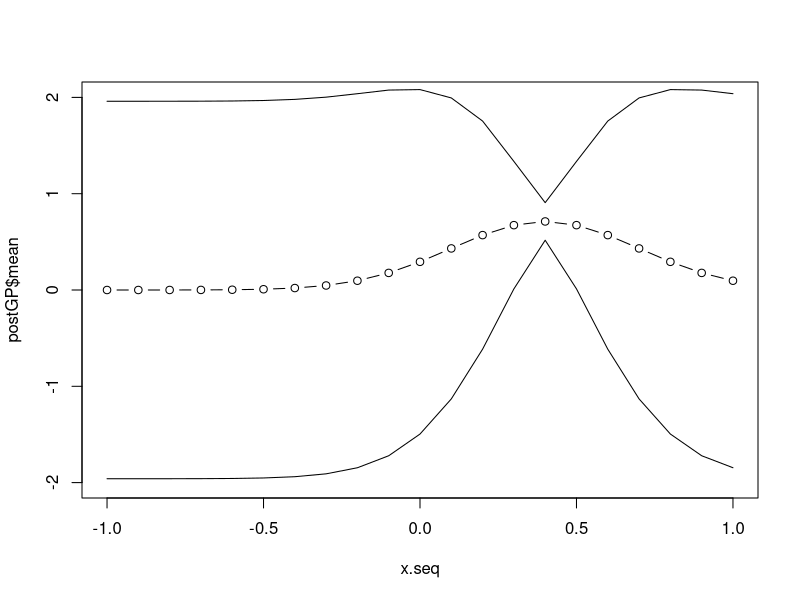
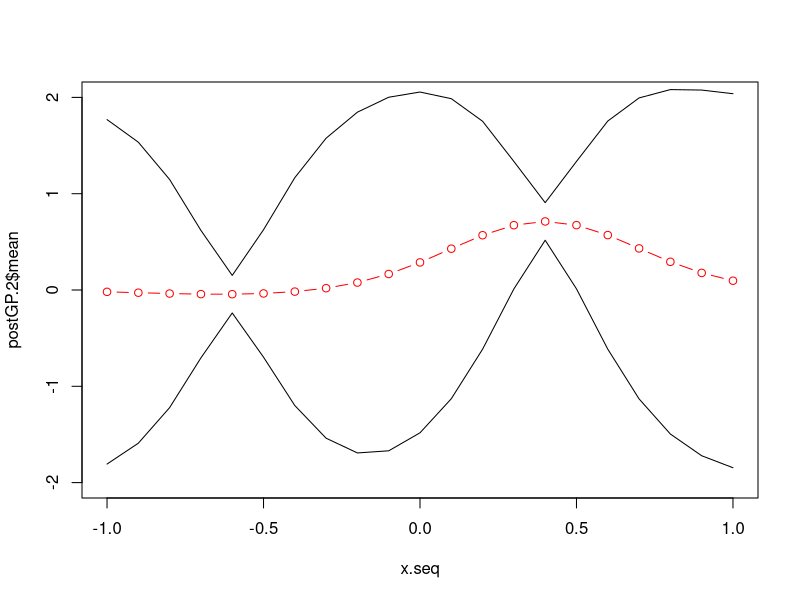
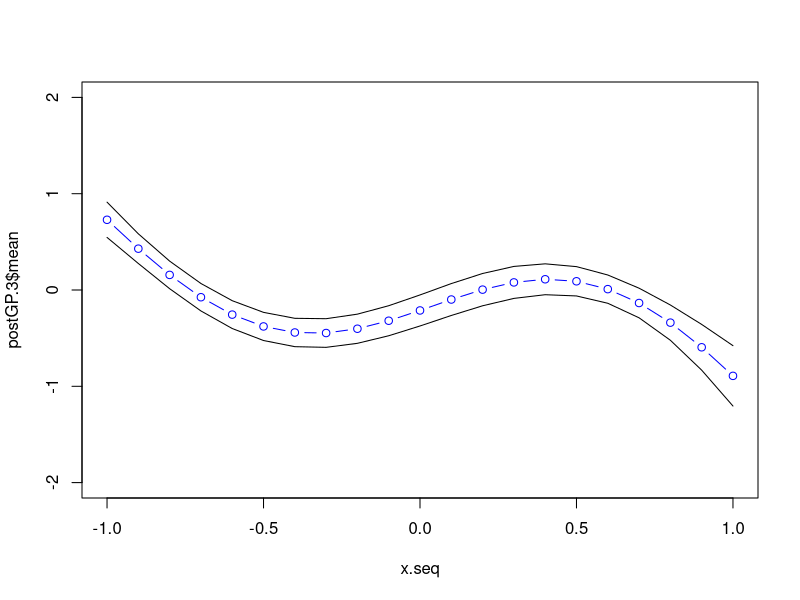

Write the R code that produced these figures, in order.

######## 2.1

## 1.

SquaredExpKernel <- function(x1, x2, sigmaf = 1, L = 3) {
  n1 <- length(x1)
  n2 <- length(x2)
  K <- matrix(NA, n1, n2)
  for (i in 1:n2){
    K[,i] <- sigmaf^2 * exp(-0.5 * ( (x1 - x2[i])/L)^2)
  }
  return(K)
}

posteriorGP <- function (X, Y, XStar, sigmaNoise, k, ...) {
  n <- length(X)
  K <-  k(X,X, ...)
  L <- t(chol(K + (sigmaNoise^2) * diag(n)))
  alpha <- solve(t(L), solve(L,Y))
  kStar <- k(X, XStar, ...)
  fMean <- t(kStar) %*% alpha
  v <- solve(L, kStar)
  fVar <- diag(k(XStar, XStar, ...) - t(v) %*% v)
  return(data.frame(mean=fMean, var=fVar))
}

## 2.

sigma.f <- 1
sigma.n <- 0.1
L <- 0.3  
x.seq <- seq(-1,1,0.1)
observation <- c(0.4, 0.719)
postGP <- posteriorGP(observation[1], observation[2], x.seq, sigma.n, SquaredExpKernel, sigma.f, L)

plot(x.seq, postGP$mean, type="b", ylim=c(-2,2))
lines(x.seq, postGP$mean + 1.96*sqrt(postGP$var))
lines(x.seq, postGP$mean - 1.96*sqrt(postGP$var))

## 3.

observation.2 <- data.frame(x=c(0.4,-0.6), y=c(0.719, -0.044))

postGP.2 <- posteriorGP(observation.2$x, observation.2$y, x.seq, sigma.n, SquaredExpKernel, sigma.f, L)

plot(x.seq, postGP.2$mean, type="b", ylim=c(-2,2), col="red")
lines(x.seq, postGP.2$mean + 1.96*sqrt(postGP.2$var))
lines(x.seq, postGP.2$mean - 1.96*sqrt(postGP.2$var))

## 4.

L.3 <- 1

observation.3 <- data.frame(x=c(-1, -0.6, -0.2, 0.4, 0.8), y=c(0.768, -0.044, -0.940, 0.719, -0.664))

postGP.3 <- posteriorGP(observation.3$x, observation.3$y, x.seq, sigma.n, SquaredExpKernel, sigmaf=1, L=L.3)

plot(x.seq, postGP.3$mean, type="b", ylim=c(-2,2), col="blue")
lines(x.seq, postGP.3$mean + 1.96*sqrt(postGP.3$var))
lines(x.seq, postGP.3$mean - 1.96*sqrt(postGP.3$var))



